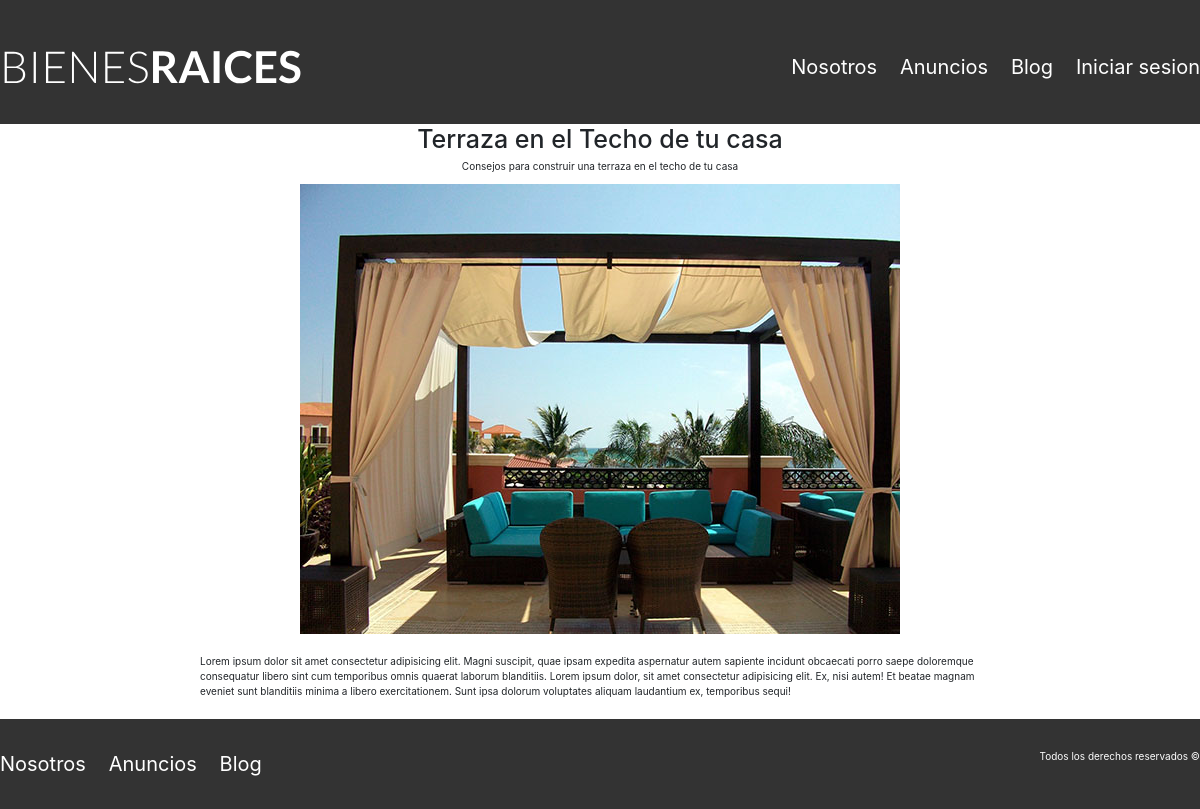
Page /entrada.php?id=1 on the committed database.
### tables this page shows
CREATE TABLE `blog` (
  `id` int(11) NOT NULL AUTO_INCREMENT,
  `nombre` varchar(100) NOT NULL,
  `descripcion` varchar(1000) NOT NULL,
  `contenido` longtext NOT NULL,
  `imagen` varchar(100) NOT NULL,
  `id_usuario` varchar(45) NOT NULL,
  PRIMARY KEY (`id`)
);

### entrada.php (the view)
<?php
  require_once('header.php');
  if(isset($_GET['id']) && is_numeric($_GET['id'])){
    $stmt = $conn->prepare("SELECT * FROM blog WHERE id = ?");
    if($stmt->execute(array($_GET['id']))){
      $result = $stmt->fetchAll();
      if(empty($result)){
        header('location: /');
      } else {
        $result = $result[0];
        ?>
          <h1 class="centrar-texto"><?php echo $result['nombre'];?></h1>
          <p class="centrar-texto"><?php echo $result['descripcion'];?></p>
          <div class="container">
          <div class="text-center"><img src="img/<?php echo $result['imagen'];?>" alt="Anuncio"></div>
          </div>
          <main class="contenedor seccion contenido-centrado texto-entrada">
              <p><?php echo $result['contenido']; ?></p>
          </main>
        <?php
      }
    }
  } else {
    header('location: /');
  }
?>
<?php
  require_once('footer.php');
?>

### CSS/normaliza.css (style rules this page uses)
html { line-height: 1.15; -webkit-text-size-adjust: 100%; }
body { margin: 0; }
main { display: block; }
h1 { font-size: 2em; margin: 0.67em 0; }
img { border-style: none; }

### CSS/styles.css (style rules this page uses)
html { box-sizing: border-box; font-size: 62.5%; }
*, *:before, *:after { box-sizing: inherit; }
body { font-family: Arial, Helvetica, sans-serif; font-size: 1.6rem; }
img { max-width: 100%; }
h1 { font-size: 3.8rem; }
.contenedor { max-width: 120rem; margin: 0 auto; }
.seccion { margin-top: 2rem; margin-bottom: 2rem; }
.centrar-texto { text-align: center; }
.contenido-centrado { max-width: 800px; }

### rows in the picture
blog: nombre "Terraza en el Techo de tu casa", descripcion "Consejos para construir una terraza en el techo de tu casa", imagen (picture), contenido "Lorem ipsum dolor sit amet consectetur adipisicing elit. Magni suscipit, quae ipsam expedita aspernatur autem sapiente incidunt obcaecati porro saepe doloremque consequatur libero sint cum temporibus omnis quaerat laborum blanditiis. Lorem ipsum dolor, sit amet consectetur adipisicing elit. Ex, nisi autem! Et beatae magnam eveniet sunt blanditiis minima a libero exercitationem. Sunt ipsa dolorum voluptates aliquam laudantium ex, temporibus sequi!"
